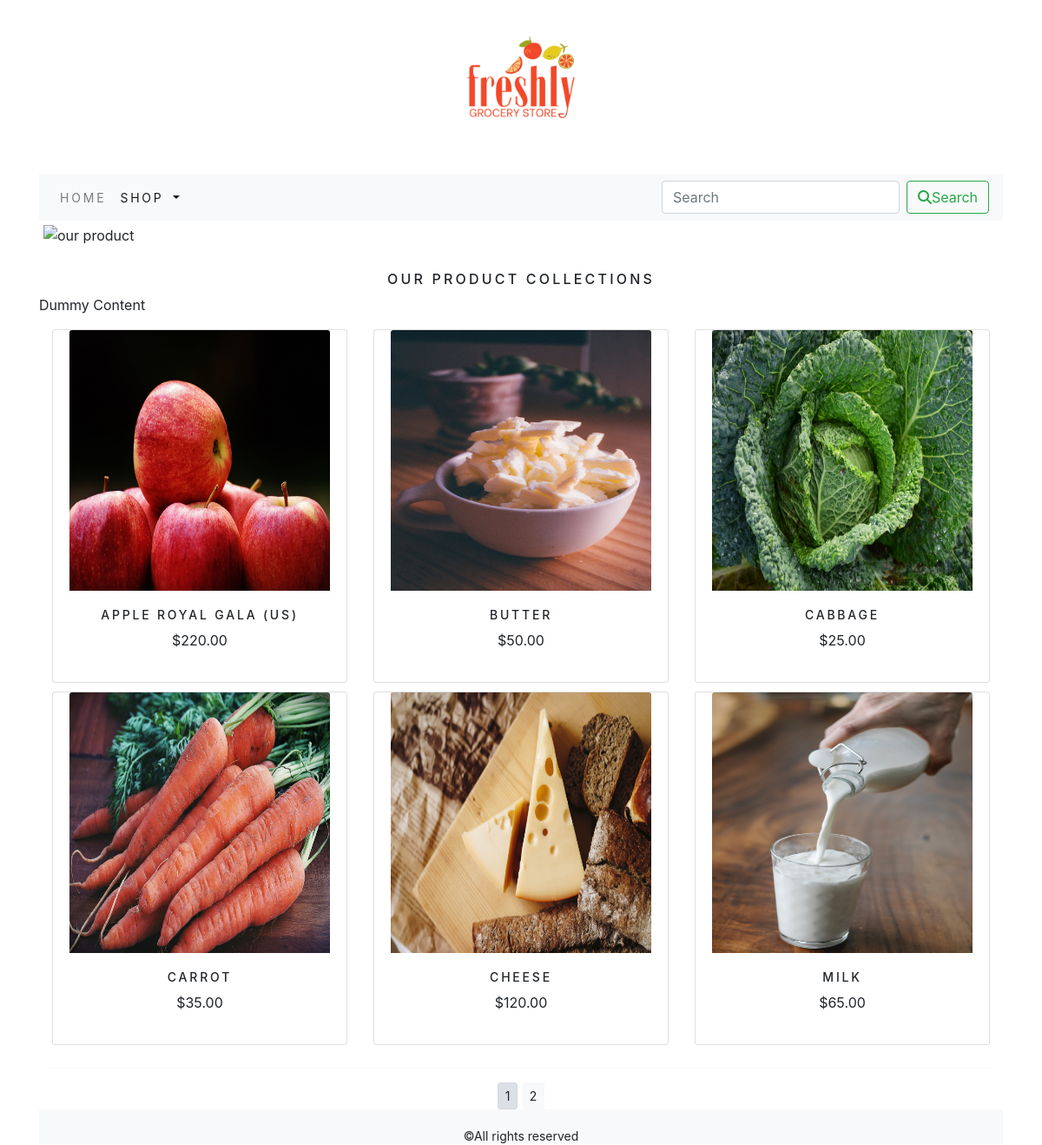
The app's page /e_commerce_app/ with its own data.
### e_commerce_app/models.py (models this page shows, shortened)
class Product(models.Model):
    name = models.CharField(max_length=250,unique=True)
    slug = models.SlugField(max_length=250,unique=True)
    description = models.TextField(blank=True)
    price = models.DecimalField(max_digits=10,decimal_places=2)
    category = models.ForeignKey(Category,on_delete=models.CASCADE)
    image = models.ImageField(upload_to='product',blank=True)
    stock = models.IntegerField()
    available = models.BooleanField(default=True)
    created = models.DateTimeField(auto_now_add=True)
    updated = models.DateTimeField(auto_now=True)
    def get_url(self):
        return  reverse('e_commerce_app:product_category_detail',args=[self.category.slug,self.slug])
    class Meta:
        ordering = ('name',)
        verbose_name = 'product'
        verbose_name_plural = 'products'

### e_commerce_app/views.py (the view)
# urls.py: path('',views.allProductCat,name='allProductCat'),
def allProductCat(request, c_slug=None):
    c_page=None
    products_list=None
    if c_slug != None:
        c_page = get_object_or_404(Category,slug=c_slug)
        products_list = Product.objects.all().filter(Category=c_page,available=True)
    else:
        products_list = Product.objects.all().filter(available=True)
    paginator = Paginator(products_list,6)
    try:
        page = int(request.GET.get('page','1'))
    except:
        page = 1
    try:
        products = paginator.page(page)
    except (EmptyPage,InvalidPage):
        products = paginator.page(paginator.num_pages)
    return render(request,'category.html',{'category':c_page,'products':products})

### cart/context_processors.py (called while the page is built)
def counter(request):
    item_count = 0
    if 'admin' in request.path:
        return{}
    else:
        try:
            cart=Cart.objects.filter(cart_id=_cart_id(request))
            cart_items=CartItem.objects.all().filter(cart=cart[:1])
            for cart_item in cart_items:
                item_count += cart_item.quantity
        except Cart.DoesNotExist:
            item_count = 0
    return dict(item_count=item_count)

### cart/views.py (called while the page is built)
def _cart_id(request):
    cart=request.session.session_key
    if not cart:
        cart = request.session.create()
    return cart

### e_commerce_app/context_processors.py (called while the page is built)
def menu_links(request):
    links=Category.objects.all()
    return dict(links=links)

### e_commerce_app/models.py (called while the page is built)
    def get_url(self):
        return reverse('e_commerce_app:product_by_category',args=[self.slug])

### templates/category.html (shortened to what this page needs)
{% extends 'base.html' %}
{% load static %}
{% block content %}
<div class="mx-auto">
   {% if category %}
   <img class="my_image" src="{{category.image.url}}" alt="{{category.name}}">
</div><br>
<div>
   <h1 class="text-center my_title">{{category.name}}</h1>
   <p class="text-justify">{{category.description}}</p>
</div>
{% else %}
<div>
   <img class="my_image my_image_padding" src="{% static 'img/banner.png' %}" style="height:500px" alt="our product">
</div><br>
<div>
   <h1 class="text-center my_title">Our Product Collections</h1>
   <p class="text-justify">Dummy Content</p>
</div>
{% endif %}
<div class="container">
   <div class="row mx_auto">
      {% for product in products.object_list %}
      <div class="my_bottom_margin col-9 col-sm-12 col-md-4 col-lg-4">
         <div class="card text-center" style="min-width:18rem">
            <a href="{{product.get_url}}"><img class="card-img-top my_image" src="{{product.image.url}}" style="width:300px;height:300px" alt="{{product.name}}"></a>
            <div class="card-body">
               <h4>{{product.name}}</h4>
               <p>${{product.price}}</p>
            </div>
         </div>
      </div>
      {% endfor %}
         <div class="mx-auto">
            {% if products.paginator.num_pages > 1 %}
            <hr>
            <div class="text-center">
               {% for pg in products.paginator.page_range %}
               <a href="?page={{pg}}" class="btn btn-light btn-sm {% if products.number == pg %} active {% endif %}">{{pg}}</a>
               {% endfor %}
            </div>
            {% endif %}
         </div>
   </div>
</div>
{% endblock %}

### templates/base.html (shortened to what this page needs)
{% load static %}
<!DOCTYPE html>
<html lang="en">
<head>
    <link rel="stylesheet" href="{% static 'css/custom.css' %}">
    <link href="https://cdn.jsdelivr.net/npm/bootstrap@5.3.3/dist/css/bootstrap.min.css" rel="stylesheet">
    <link rel="stylesheet" href="https://cdn.jsdelivr.net/npm/bootstrap@4.6.2/dist/css/bootstrap.min.css">
</head>
<body>
<div class="container">
  {% include 'header.html' %}
  {% include 'navbar.html' %}
  {% block content %}
  {% endblock %}
</div>
  {% include 'footer.html' %}
</body>
</html>

### templates/header.html
{% load static %}
<header>
    <center>
        <a href="{% url 'e_commerce_app:allProductCat' %}"><img src="{% static 'img/logo.png' %}"style="height:200px" alt="logoimage"></a>
    </center>
</header>

### templates/navbar.html (shortened to what this page needs)
<nav class="navbar navbar-expand-lg navbar-light bg-light">
  <div class="collapse navbar-collapse" id="navbarSupportedContent">
    <ul class="navbar-nav mr-auto">
      <li class="nav-item">
        <a class="nav-link" href="#">Home</a>
      </li>
      <li class="nav-item dropdown {% if 'e_commerce_app' in request.path %} active {% endif %}">
        <a class="nav-link dropdown-toggle" href="#" id="navbarDropdown" role="button" data-toggle="dropdown" aria-haspopup="true" aria-expanded="false">
          Shop
        </a>
      </li>
    </ul>
    <form class="form-inline my-2 my-lg-0" action="{% url 'search_app:SearchResult' %}" method="get">
      <input class="form-control mr-sm-2" type="search" placeholder="Search" name="q" aria-label="Search">
      <button class="btn btn-outline-success my-2 my-sm-0" type="submit"><i class="fa-solid fa-magnifying-glass"></i>Search</button>
    </form>
  </div>
</nav>

### templates/footer.html
<div class="footer navbar-fixed-bottom my_footer">
  <p class="text-center">&copy;All rights reserved</p>
</div>

### static/css/custom.css (style rules this page uses)
.nav-item { letter-spacing: .2em; font-size: 14px; text-transform:uppercase; }
.my_footer { background:#f8f9fa; height:40px; }
.my_footer p { padding-top:20px; font-size:14px; text:center; align-item:center; }
.mx-auto .my_image { width:100%; height:auto; }
.my_title { font-size:16px; text-transform:uppercase; letter-spacing: .2em; }
.my_image_padding { padding:5px; }
.my_bottom_margin { margin-bottom:10px; }
.card-body h4 { font-size:14px; text-transform:uppercase; letter-spacing:.2em; }

### records on screen
Product: image (picture), name "APPLE ROYAL GALA (US)", price "220.00"
Product: image (picture), name "BUTTER", price "50.00"
Product: image (picture), name "CABBAGE", price "25.00"
Product: image (picture), name "CARROT", price "35.00"
Product: image (picture), name "CHEESE", price "120.00"
Product: image (picture), name "MILK", price "65.00"

### other values on screen
{{ pg }} "1" "2"
